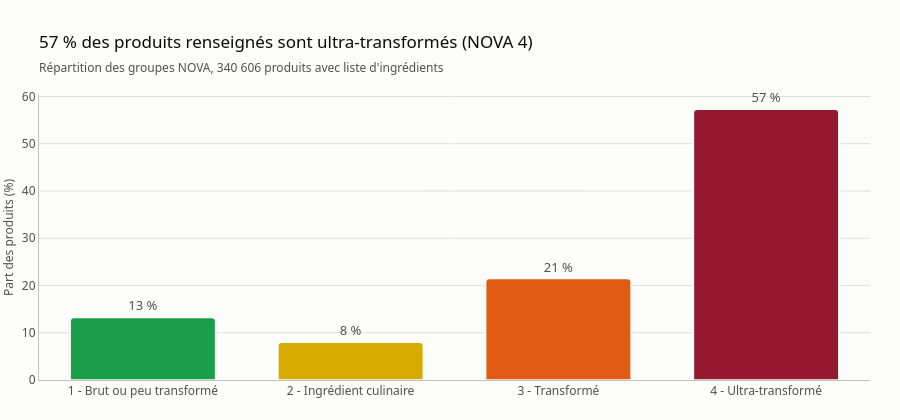

Write notebook code for a chart like this one.
### Markdown cell above
## 2. Répartition des groupes NOVA

La classification NOVA ne mesure pas la composition nutritionnelle mais le **degré de transformation** : de 1 (aliments bruts ou peu transformés) à 4 (produits ultra-transformés, contenant des substances rarement utilisées en cuisine : arômes, émulsifiants, édulcorants...).

### Code cell
nova = nutrition.nova_distribution(con)
share_nova = nova.set_index("nova_group")["share"]
n_nova = nova["products"].sum()

fig = charts.category_bars(
    nova,
    "nova_group",
    "share",
    NOVA_COLORS,
    labels=NOVA_LABELS,
    counts="products",
    title=f"{fmt_pct(share_nova[4])} des produits renseignés sont ultra-transformés (NOVA 4)",
    subtitle=f"Répartition des groupes NOVA, {fmt_int(n_nova)} produits avec liste d'ingrédients",
)
save_figure(fig, "nova_distribution")
findings.append(f"NOVA : {fmt_pct(share_nova[4])} de produits ultra-transformés (groupe 4).")
fig.show()

### Figure 1 — Plotly figure (JSON) as saved in the notebook; plotly's stock layout.template omitted (floating-point values rounded to 4 significant figures)
{"data": [{"cliponaxis": false, "customdata": [45113, 27260, 73100, 195133], "hovertemplate": "%{x}<br>%{y:.1f} %<br>%{customdata:,.0f} produits<extra></extra>", "marker": {"color": ["#1b9e4b", "#d6aa00", "#e05a14", "#96182f"]}, "text": ["13 %", "8 %", "21 %", "57 %"], "textfont": {"color": "#52514e"}, "textposition": "outside", "type": "bar", "x": ["1 - Brut ou peu transformé", "2 - Ingrédient culinaire", "3 - Transformé", "4 - Ultra-transformé"], "y": [13.24, 8.003, 21.46, 57.29]}], "layout": {"height": 420, "showlegend": false, "title": {"subtitle": {"text": "Répartition des groupes NOVA, 340 606 produits avec liste d'ingrédients"}, "text": "57 % des produits renseignés sont ultra-transformés (NOVA 4)"}, "xaxis": {"showgrid": false}, "yaxis": {"rangemode": "tozero", "title": {"text": "Part des produits (%)"}}}}
